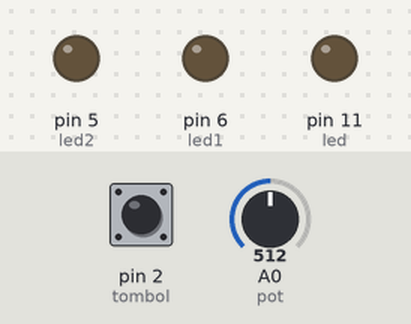
The sketch below on a simulated Arduino Uno, built with avr-gcc and run on an emulated ATmega328P. Shown: output pins drawn as LEDs (lit = HIGH). Dashed ring = blinking. Inputs (shaded band) come from the test bench; at power-on: pin 2 (tombol) HIGH, A0 (pot) = 512.

Above: at 1.2 s.
1.3 s: pin 2 (tombol) pulled LOW for 0.15 s
At 1.7 s:
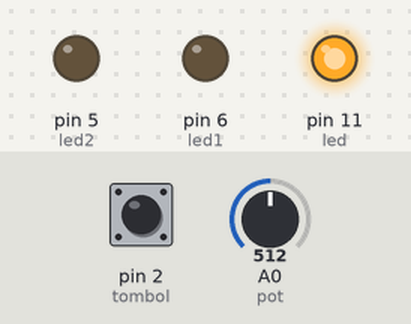
3.8 s: pin 2 (tombol) pulled LOW for 3.2 s
At 4.7 s:
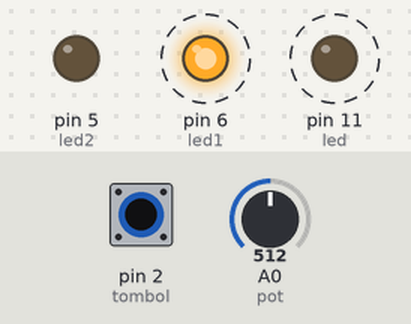
Timing chart, 0 to 9.3 s (numbered marks = the images above; inputs shaded):
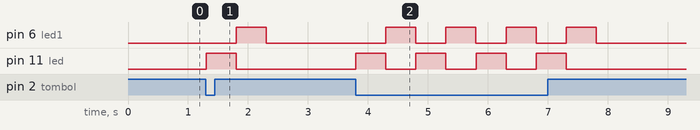

The sketch:

6.ino
```cpp
int led=11;
int led1=6;
int led2=5;
int tombol=2;
int pot=A0;
int data;

void setup(){
pinMode(led,OUTPUT);
pinMode (led1,OUTPUT);
pinMode (led2,OUTPUT);
pinMode(tombol,INPUT);
pinMode(pot,INPUT);
}
void loop(){
if(digitalRead(tombol)==LOW){
  data=analogRead(pot);
data=data/4;
  if (data > 0) {
    digitalWrite(led, HIGH);
    delay(500);
    digitalWrite(led, LOW);
  } else {
    digitalWrite(led, LOW);
  }
  if (data > 55) {
    digitalWrite(led1, HIGH);
    delay(500);
    digitalWrite(led1, LOW);
  } else {
    digitalWrite(led1, LOW);
  }
  if (data > 220) {
    digitalWrite(led2, HIGH);
    delay(500);
    digitalWrite(led2, LOW);
  } else {
    digitalWrite(led2, LOW);
  }
}
else{
digitalWrite(led2,LOW);
digitalWrite(led1,LOW);
digitalWrite(led,LOW);
}

}
```

Measured:
- after the input at 1.3 s, pin 6 (led1): LOW → HIGH after 0.50 s, → LOW 0.50 s later; pin 11 (led): LOW → HIGH at once, → LOW 0.50 s later
- after the input at 3.8 s, pin 6 (led1): alternates HIGH for 0.50 s and LOW for 0.50 s, 8 changes in all, then stays LOW, starting after 0.50 s; pin 11 (led): alternates HIGH for 0.50 s and LOW for 0.50 s, 8 changes in all, then stays LOW, starting at once
